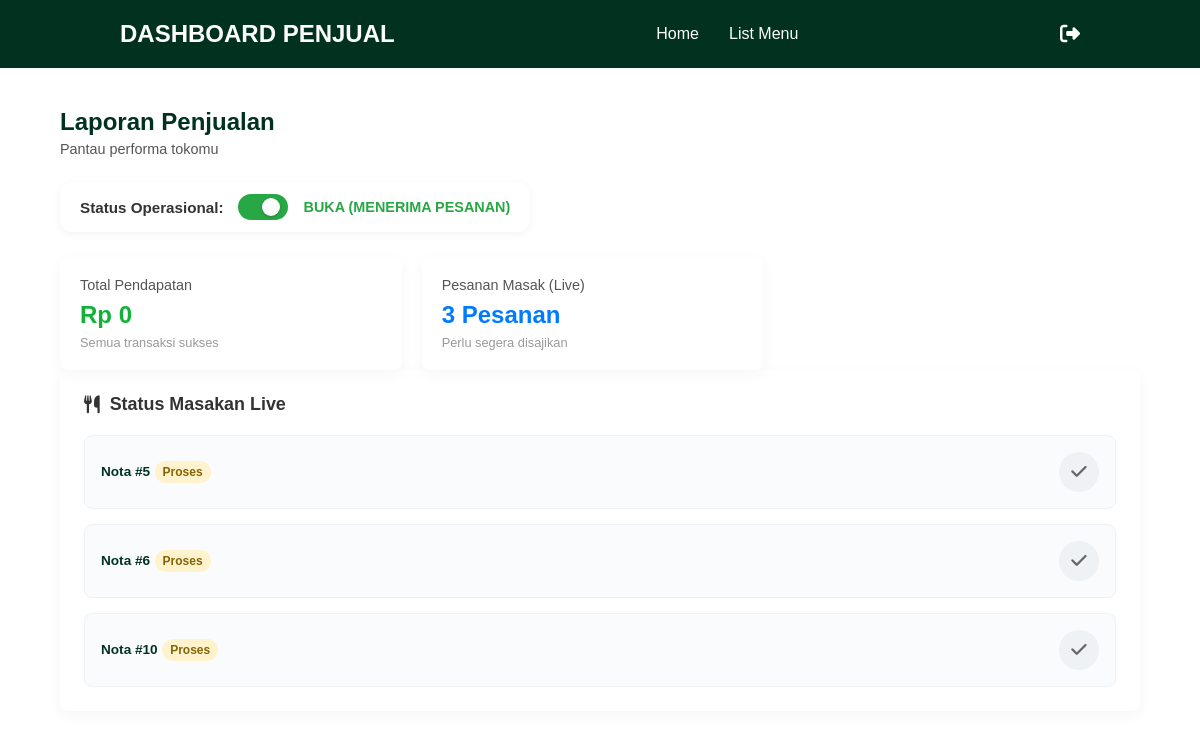
The app's page /index.php?page=penjual-dashboard (signed in) with its own data.
### tables this page shows
CREATE TABLE IF NOT EXISTS `transaksi` (
  `ID_Transaksi` int NOT NULL AUTO_INCREMENT,
  `ID_User` int NOT NULL,
  `ID_Kantin` int NOT NULL,
  `Waktu_Transaksi` datetime NOT NULL,
  `Total_Bayar` int NOT NULL,
  `catatan` varchar(150) DEFAULT NULL,
  `Status_Pesanan` varchar(20) DEFAULT NULL,
  PRIMARY KEY (`ID_Transaksi`),
  KEY `FK_transaksi_user` (`ID_User`),
  KEY `FK_transaksi_kantin` (`ID_Kantin`),
  CONSTRAINT `FK_transaksi_kantin` FOREIGN KEY (`ID_Kantin`) REFERENCES `kantin` (`ID_Kantin`) ON DELETE CASCADE ON UPDATE CASCADE,
  CONSTRAINT `FK_transaksi_user` FOREIGN KEY (`ID_User`) REFERENCES `users` (`ID_User`) ON DELETE CASCADE ON UPDATE CASCADE
);

### Controller/PenjualController.php (called while the page is built, shortened)
<?php
require_once  'Model/KantinModel.php';
require_once  'Model/TransactionModel.php';
class PenjualController {
    private $kantinM, $trxM, $productM, $kantinId;
    public function __construct($db) {
        $this->kantinM = new KantinModel($db);
        $this->trxM = new TransactionModel($db);
        $kantin = $this->kantinM->getKantinByUserId($_SESSION['user_id']);
        $this->kantinId = $kantin['ID_Kantin'] ?? null;
    }
    public function dashboard() {
        $revenue = $this->kantinM->getTotalRevenue($this->kantinId);
        $incoming = $this->trxM->getOrdersByPenjual($this->kantinId, 'Proses');
        $kantin = $this->kantinM->getKantinByUserId($_SESSION['user_id']);
        require_once 'view/user/penjual.php';
    }
}

### Model/KantinModel.php (called while the page is built, shortened)
<?php
class KantinModel {
    private $db;
    public function __construct($db) { $this->db = $db; }
    public function getKantinByUserId($userId) {
        $stmt = $this->db->prepare("SELECT * FROM kantin WHERE ID_User = ?");
        $stmt->execute([$userId]);
        return $stmt->fetch(PDO::FETCH_ASSOC);
    }
    public function getTotalRevenue($idKantin) {
        $stmt = $this->db->prepare("SELECT SUM(Total_Bayar) as total FROM transaksi WHERE ID_Kantin = ? AND Status_Pesanan = 'Selesai'");
        $stmt->execute([$idKantin]);
        return $stmt->fetch(PDO::FETCH_ASSOC)['total'] ?? 0;
    }
}

### Model/TransactionModel.php (called while the page is built, shortened)
<?php
class TransactionModel {
    private $db;
    public function __construct($db) { $this->db = $db; }
    public function getOrdersByPenjual($idKantin, $status = 'Proses') {
        $stmt = $this->db->prepare("SELECT t.*, u.Nama_User FROM transaksi t JOIN users u ON t.ID_User = u.ID_User WHERE t.ID_Kantin = ? AND t.Status_Pesanan = ? ORDER BY t.Waktu_Transaksi ASC");
        $stmt->execute([$idKantin, $status]);
        return $stmt->fetchAll(PDO::FETCH_ASSOC);
    }
}

### view/user/penjual.php (the view, shortened to what this page needs)
<!DOCTYPE html>
<html lang="en">
<head>
    <link rel="stylesheet" href="https://cdnjs.cloudflare.com/ajax/libs/font-awesome/6.4.2/css/all.min.css">
    <link rel="stylesheet" href="/Kantin-Sederhana/view/src/style.css">
</head>
<body>
<header>
    <nav class="navbar">
        <a href="#" class="nav-logo">
            <h2 class="logo-text">DASHBOARD PENJUAL</h2>
        </a>
        <ul class="nav-menu">
            <li class="nav-item">
                <a href="index.php?page=penjual-dashboard" class="nav-link active">Home</a>
            </li>
            <li class="nav-item">
                <a href="index.php?page=penjual-menu" class="nav-link">List Menu</a>
            </li>
        </ul>
        <div class="nav-actions">
                <a href="index.php?page=logout" class="nav-profil" title="Logout" onclick="return confirm('Apakah Anda yakin ingin keluar dari aplikasi SIKANTIN?')">
                    <i class="fa-solid fa-right-from-bracket" style="font-size: 20px; color: #fff;"></i>
                </a>
        </div>
    </nav>
</header>
<main class="seller-container">
    <div class="seller-page-header">
        <h2>Laporan Penjualan</h2>
        <p>Pantau performa tokomu</p>
    </div>
    <div class="status-kantin-container" style="display: flex; align-items: center; gap: 15px; background: white; padding: 12px 20px; border-radius: 12px; box-shadow: 0 2px 8px rgba(0,0,0,0.05); width: fit-content; margin-bottom: 25px;">
        <span style="font-weight: bold; font-size: 0.95rem; color: #333;">Status Operasional:</span>
            <label class="switch-button-wrapper" style="position: relative; display: inline-block; width: 50px; height: 26px; cursor: pointer;">
                    <?php if (isset($kantin['Status_Buka']) && $kantin['Status_Buka'] == 1): ?>
                        <span class="slider-round slider-buka"></span>
                    <?php else: ?>
                        <span class="slider-round slider-tutup"></span>
                    <?php endif; ?>
            </label>
        <span style="font-weight: bold; font-size: 0.9rem; color: <?= (isset($kantin['Status_Buka']) && $kantin['Status_Buka'] == 1) ? '#28a745' : '#dc3545' ?>;">
            <?= (isset($kantin['Status_Buka']) && $kantin['Status_Buka'] == 1) ? 'BUKA (MENERIMA PESANAN)' : 'TUTUP (STAN TIDAK AKTIF)' ?>
        </span>
    </div>
    <div class="seller-content-grid">
        <div class="seller-summary-box">
            <div class="summary-card">
                <span class="summary-label">Total Pendapatan</span>
                    <h3 class="summary-value text-green">Rp <?= number_format($revenue ?? 0, 0, ',', '.') ?></h3>
                <span class="summary-sub">Semua transaksi sukses</span>
            </div>
            <div class="summary-card">
                <span class="summary-label">Pesanan Masak (Live)</span>
                    <h3 class="summary-value text-blue"><?= count($incoming ?? []) ?> Pesanan</h3>
                <span class="summary-sub">Perlu segera disajikan</span>
            </div>
        </div>
    </div>
        <div class="seller-status-sidebar">
            <div class="status-box-title">
                <i class="fa-solid fa-utensils"></i> Status Masakan Live
            </div>
            <div class="order-status-list">
                <?php if (!empty($incoming)): ?>
                    <?php foreach ($incoming as $order): ?>
                        <div class="order-status-item" id="order-<?= $order['ID_Transaksi'] ?>">
                            <div class="order-info">
                                <span class="order-id">Nota #<?= $order['ID_Transaksi'] ?></span>
                                <span class="status-badge pending"><?= htmlspecialchars($order['Status_Pesanan'] ?? 'Proses') ?></span>
                            </div>
                            <button class="btn-check-done" onclick="completeOrder('<?= $order['ID_Transaksi'] ?>')">
                                <i class="fa-solid fa-check"></i>
                            </button>
                        </div>
                    <?php endforeach; ?>
                <?php endif; ?>
            </div>
        </div>
</main>
</body>
</html>

### view/src/style.css (style rules this page uses)
* { margin: 0; padding: 0; box-sizing: border-box; font-family: sans-serif; }
:root { --primary-color: #013220; --white-color: #ffffff; --bg-light: #f9fbfd; --text-muted: #555; --yellow-color:#e4fb3a; --font-size-s: 0.9rem; --font-size-n: 1rem; --font-size-m: 1.12rem; --font-size-l: 1.5rem; --font-size-xl: 2rem; --font-size-xxl: 2.3rem; --font-weight-normal: 400; --font-weight-medium: 500; --font-weight-semibold: 600; --font-weight-bold: 700; --border-radius-s: 8px; --border-radius-m: 30px; --border-radius-circle: 50px; --site-max-width: 1300px; }
ul { list-style: none; }
a { text-decoration: none; }
button { cursor: pointer; border: none; background: none; }
header { background: var(--primary-color); width: 100%; }
header .navbar { display: flex; padding: 20px 10%; align-items: center; justify-content: space-between; }
.navbar .nav-logo { text-decoration: none; }
.navbar .nav-logo .logo-text { color: var(--white-color); margin: 0; }
.navbar .nav-menu { display: flex; gap: 30px; list-style: none; margin: 0; padding: 0; align-items: center; }
.navbar .nav-menu .nav-link { text-decoration: none; color: var(--white-color); font-weight: var(--font-weight-medium); transition: 0.3s ease; }
.nav-actions { display: flex; align-items: center; gap: 40px; }
.seller-container { max-width: var(--site-max-width, 1300px); margin: 0 auto; padding: 40px 5%; }
.seller-page-header { margin-bottom: 25px; }
.seller-page-header h2 { color: var(--primary-color, #013220); font-size: var(--font-size-l, 1.5rem); margin-bottom: 5px; }
.seller-page-header p { color: var(--text-muted, #555); font-size: var(--font-size-s, 0.9rem); }
.seller-content-grid { display: grid; grid-template-columns: 2fr 1fr; gap: 25px; align-items: start; }
.seller-summary-box { display: flex; flex-direction: row; gap: 20px; }
.summary-card { flex: 1; background-color: var(--white-color, #ffffff); border-radius: var(--border-radius-s, 8px); padding: 20px; box-shadow: 0 4px 16px rgba(0,0,0,0.04); display: flex; flex-direction: column; justify-content: center; }
.summary-label { font-size: var(--font-size-s, 0.9rem); color: var(--text-muted, #555); margin-bottom: 8px; }
.summary-value { font-size: var(--font-size-l, 1.5rem); font-weight: var(--font-weight-bold, 700); margin-bottom: 6px; }
.summary-sub { font-size: 0.8rem; color: #999; }
.seller-status-sidebar { background-color: #ffffff; border-radius: var(--border-radius-s, 8px); padding: 24px; box-shadow: 0 4px 16px rgba(0,0,0,0.04); }
.status-box-title { font-size: 1.12rem; font-weight: 600; color: #333; margin-bottom: 20px; display: flex; align-items: center; gap: 10px; }
.order-status-list { display: flex; flex-direction: column; gap: 15px; }
.order-status-item { display: flex; justify-content: space-between; align-items: center; padding: 16px; border: 1px solid #eef2f5; border-radius: 8px; background-color: #fafbfc; transition: all 0.3s ease; }
.order-id { font-weight: 700; color: var(--primary-color, #013220); font-size: 0.85rem; }
.status-badge { display: inline-block; padding: 4px 8px; font-size: 0.75rem; font-weight: 600; border-radius: 20px; }
.status-badge.pending { background-color: #fff3cd; color: #856404; }
.btn-check-done { width: 40px; height: 40px; border-radius: 50%; border: none; background-color: #eef2f5; color: #666; cursor: pointer; display: flex; justify-content: center; align-items: center; font-size: 1.1rem; transition: all 0.2s ease; }
.text-green { color: #11b237; }
.text-blue { color: #007bff; }
a, a:visited { text-decoration: none; color: inherit; }
.slider-round { position: absolute; top: 0; left: 0; right: 0; bottom: 0; transition: .4s; border-radius: 34px; }
.slider-round:before { position: absolute; content: ""; height: 18px; width: 18px; bottom: 4px; background-color: white; transition: .4s; border-radius: 50%; box-shadow: 0 1px 3px rgba(0,0,0,0.2); }
.slider-buka { background-color: #28a745; }
.slider-buka:before { transform: translateX(24px); }

### records on screen
transaksi: ID_Transaksi "5", Status_Pesanan "Proses"
transaksi: ID_Transaksi "6", Status_Pesanan "Proses"
transaksi: ID_Transaksi "10", Status_Pesanan "Proses"

### other values on screen
$revenue "0"
count($incoming ?? []) "3"
